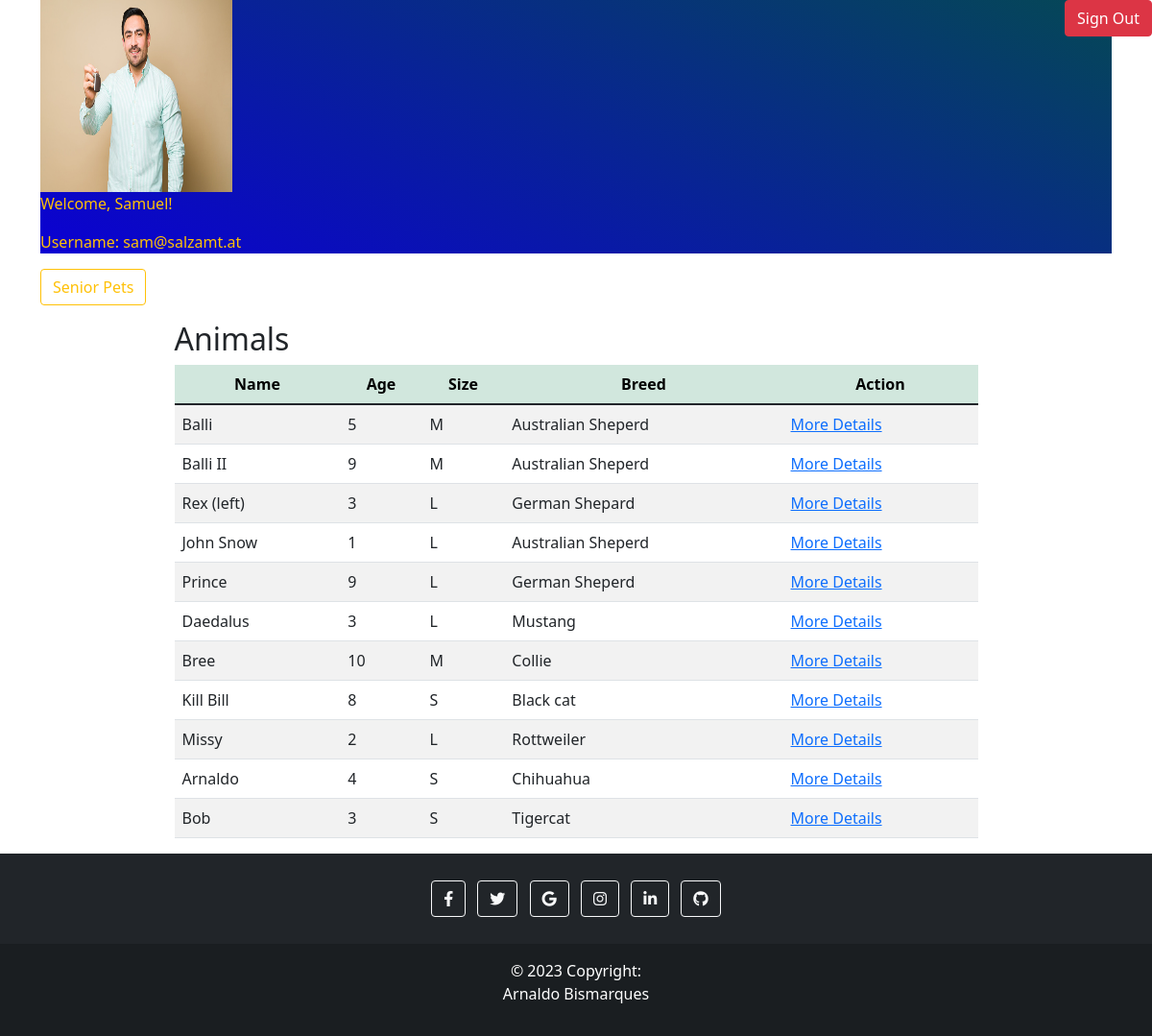
Page /home.php (signed in) on the committed database.
### tables this page shows
CREATE TABLE `users` (
  `id` int(11) NOT NULL,
  `first_name` varchar(255) NOT NULL,
  `last_name` varchar(255) NOT NULL,
  `phone_number` int(11) NOT NULL,
  `email` varchar(255) NOT NULL,
  `password` varchar(255) NOT NULL,
  `address` varchar(50) DEFAULT NULL,
  `picture` varchar(255) DEFAULT NULL,
  `status` varchar(100) NOT NULL DEFAULT 'user'
);

CREATE TABLE `animals` (
  `animalId` int(11) NOT NULL,
  `animal_name` varchar(100) NOT NULL,
  `animal_address` varchar(50) DEFAULT NULL,
  `description` varchar(255) DEFAULT NULL,
  `size` varchar(10) DEFAULT NULL,
  `age` int(10) DEFAULT NULL,
  `vaccine` varchar(10) DEFAULT NULL,
  `breed` varchar(100) DEFAULT NULL
);

### home.php (the view, shortened to what this page needs)
<?php
require_once 'components/db_connect.php';
$res = mysqli_query($connect, "SELECT * FROM users WHERE id=" . $_SESSION['user']);
$row = mysqli_fetch_array($res, MYSQLI_ASSOC);
$Id = 'Id';
$sql = "SELECT * FROM animals WHERE 'Id' = '$Id'";
$result = mysqli_query($connect, $sql);
$tbody = '';
if (mysqli_num_rows($result)  > 0) {
    while ($data = mysqli_fetch_array($result, MYSQLI_ASSOC)) {
        $tbody .= "<tr>
            <td>" . $data['animal_name'] . "</td>
            <td>" . $data['age'] . "</td>
            <td>" . $data['size'] . "</td>
            <td>" . $data['breed'] . "</td>
            <td><a href='details.php?id=" . $data['animalId'] . "'>More Details</a></td>
            </tr>";
    };
} else {
    $tbody =  "<tr><td colspan='5'><center>No Data Available </center></td></tr>";
}
?>
<!DOCTYPE html>
<html lang="en">
<head>
    <link rel="stylesheet" type="text/css" href="styles.css">
    <?php require_once 'components/boot.php' ?>
</head>
<body>
    <div class="container">
        <div class="hero">
            <img class="userImage" src="pictures/<?php echo $row['picture']; ?>" alt="<?php echo $row['first_name']; ?>">
            <p class="text-warning">Welcome, <?php echo $row['first_name']; ?>!</p>
            <p class="text-warning"> Username: <?php echo $row['email']; ?></p>
        </div>
        <a class="btn btn-danger position-absolute top-0 end-0" href="logout.php?logout">Sign Out</a>
        <a class="btn btn-outline-warning" href="senior.php">Senior Pets</a>
        <div class="manageProduct w-75 mt-3">
        <p class='h2'>Animals</p>
        <table class='table table-striped'>
            <thead class='table-success'>
                <tr>
                    <th>Name</th>
                    <th>Age</th>
                    <th>Size</th>
                    <th>Breed</th>
                    <th>Action</th>
                </tr>
            </thead>
            <tbody>
                <?= $tbody; ?>
            </tbody>
        </table>
    </div>
    </div>
</body>
<footer class="bg-dark text-center text-white">
    <div class="container p-4 pb-0">
        <section class="mb-4">
            <a class="btn btn-outline-light btn-floating m-1" href="https://www.facebook.com/" role="button"><i class="fab fa-facebook-f"></i
        ></a>
            <a class="btn btn-outline-light btn-floating m-1" href="https://twitter.com/?lang=de" role="button"><i class="fab fa-twitter"></i
        ></a>
            <a class="btn btn-outline-light btn-floating m-1" href="https://www.google.at/" role="button"><i class="fab fa-google"></i
        ></a>
            <a class="btn btn-outline-light btn-floating m-1" href="https://www.instagram.com/" role="button"><i class="fab fa-instagram"></i
        ></a>
            <a class="btn btn-outline-light btn-floating m-1" href="https://at.linkedin.com/" role="button"><i class="fab fa-linkedin-in"></i
        ></a>
            <a class="btn btn-outline-light btn-floating m-1" href="https://github.com/" role="button"><i class="fab fa-github"></i
        ></a>
        </section>
    </div>
    <div class="text-center p-3" style="background-color: rgba(0, 0, 0, 0.2);">
        © 2023 Copyright:
        <p>Arnaldo Bismarques </p>
    </div>
</footer>
</html>

### styles.css (style rules this page uses)
.userImage { width: 200px; height: 200px; }
.hero { background: rgb(103, 189, 5); background: linear-gradient(24deg, rgb(11, 0, 211) 0%, rgb(5, 72, 85) 100%); }
.manageProduct { margin: auto; }
td { text-align: left; vertical-align: middle; }
tr { text-align: center; }

### rows in the picture
users: picture (picture), first_name "Samuel", email "sam@salzamt.at"
animals: animal_name "Balli", age "5", size "M", breed "Australian Sheperd"
animals: animal_name "Balli II", age "9", size "M", breed "Australian Sheperd"
animals: animal_name "Rex (left)", age "3", size "L", breed "German Shepard"
animals: animal_name "John Snow", age "1", size "L", breed "Australian Sheperd"
animals: animal_name "Prince", age "9", size "L", breed "German Sheperd"
animals: animal_name "Daedalus", age "3", size "L", breed "Mustang"
animals: animal_name "Bree", age "10", size "M", breed "Collie"
animals: animal_name "Kill Bill", age "8", size "S", breed "Black cat"
animals: animal_name "Missy", age "2", size "L", breed "Rottweiler"
animals: animal_name "Arnaldo", age "4", size "S", breed "Chihuahua"
animals: animal_name "Bob", age "3", size "S", breed "Tigercat"
